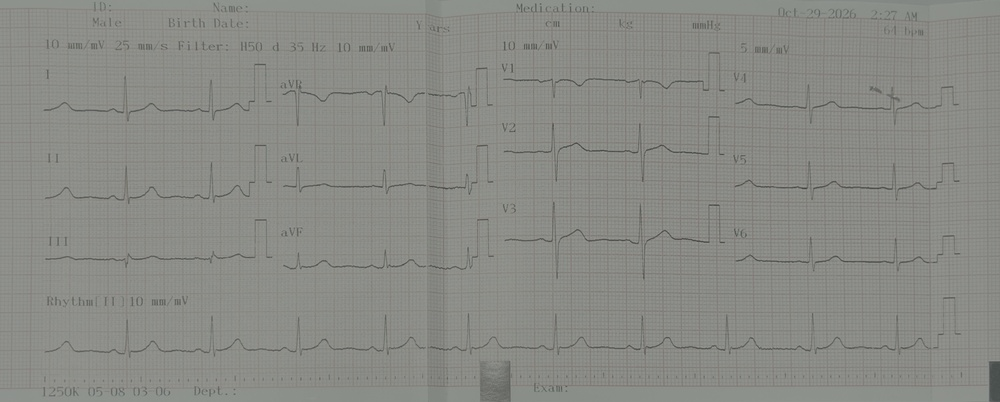
#> input picture benchmark/images/IMG_1394.jpg, 1000 x 402 px, shrunk from 2979 x 1198 before the run
$ python -i rpeak_review.py   (imports and definitions only)
#> lines starting #> are read from the running program, lines starting #| are printed output that depends on the picture; after the words box and inside, x2 and y2 are one past the last pixel; in counts of white or black regions, pixels touching at a corner belong together
#> further down, picture is the input picture: PIL image 1000x402 RGB; mean R, G, B 137.6, 138.8, 133.7
"""ECG Core 1.5.2: research-only R-peak proposals and independent human references.

Never interpret a steep ink shaft as a verified R peak. Supports inverted QRS
by using absolute local contrast; no RR periodicity or clinical interval output.
"""
from __future__ import annotations

from copy import deepcopy
import math
from typing import Any

import cv2
import numpy as np
from PIL import Image, ImageDraw

VERSION = 'ecg-core-v1.5.2-r-peak-review'


def _smooth(a: np.ndarray, size: int) -> np.ndarray:
    size = max(3, int(size) | 1)
    return cv2.GaussianBlur(a.astype(np.float32).reshape(1, -1), (size, 1), 0).ravel()


def independent_rpeak_proposals(image: Image.Image, *, limit: int = 100) -> dict[str, Any]:
    """Image-derived recovery hints, not verified QRS or rhythm measurements.

    Detect narrow, high-contrast vertical features with a local-background
    subtraction, retaining both positive and negative deflections. Long full-
    height strokes, paper grid and near-edge columns carry rejection flags.
    The algorithm intentionally refuses to assert clinical R-peak labels.
    """
#> called with limit = 100
    im = np.asarray(image.convert('L'), dtype=np.float32)
    h, w = im.shape
#> h = 402; w = 1000
    if h < 25 or w < 80:
        raise ValueError('ROI is too small')
    # Horizontally remove slow background; keep steep black or white deflections.
    gray = np.clip(im, 0, 255).astype(np.uint8)
    background = cv2.GaussianBlur(gray, (0, 0), sigmaX=max(8, w / 70), sigmaY=2)
    residual = np.clip(background.astype(np.float32) - im, 0, 255)
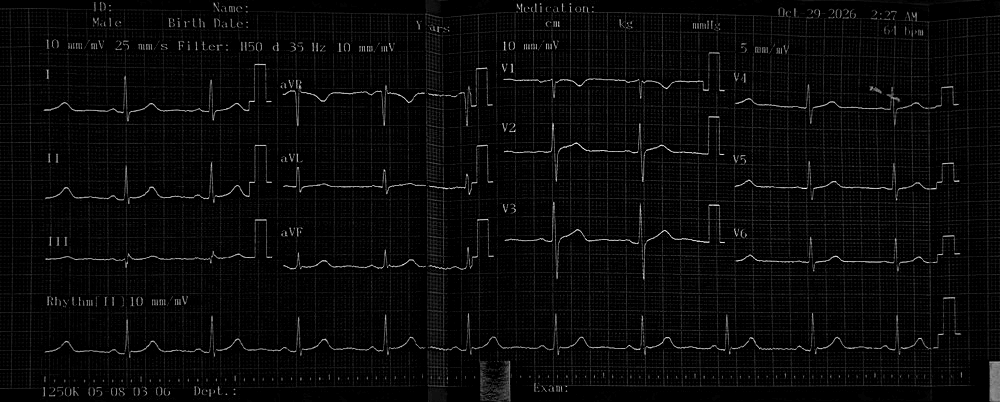
#> residual: shape (402, 1000) float32; min 0, max 62, mean 2.1; drawn with min black and max white
    # Prefer longitudinal evidence without requiring a positive R polarity.
    local = np.percentile(residual, 82, axis=1, keepdims=True)
#> local = 402 values, max 20 at index 347, min 0 at index 2, mean 3.67
    threshold = np.maximum(8., local * .8)
#> threshold = 402 values, max 16 at index 347, min 8 at index 0, mean 8.05
    dark = (residual >= threshold).astype(np.uint8)
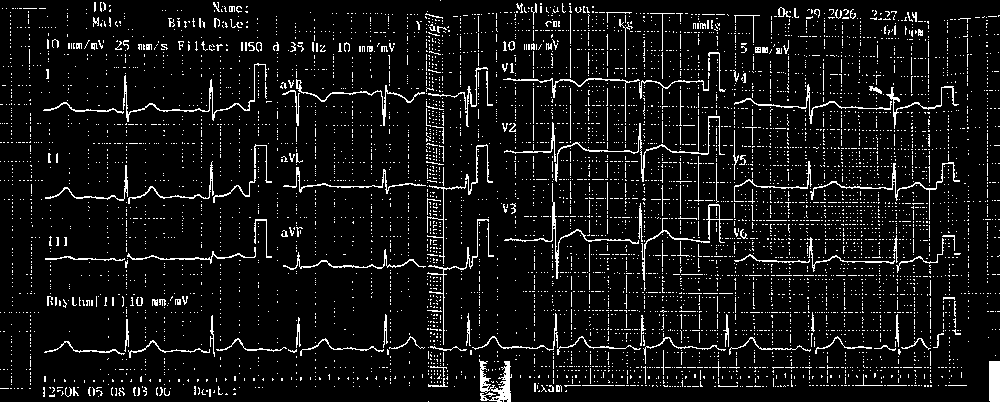
#> dark: shape (402, 1000); values 0 (black) and 1 (white), 7.4% white in thin lines or dots
    vert = cv2.morphologyEx(dark, cv2.MORPH_OPEN, np.ones((max(3, h // 18), 1), np.uint8))
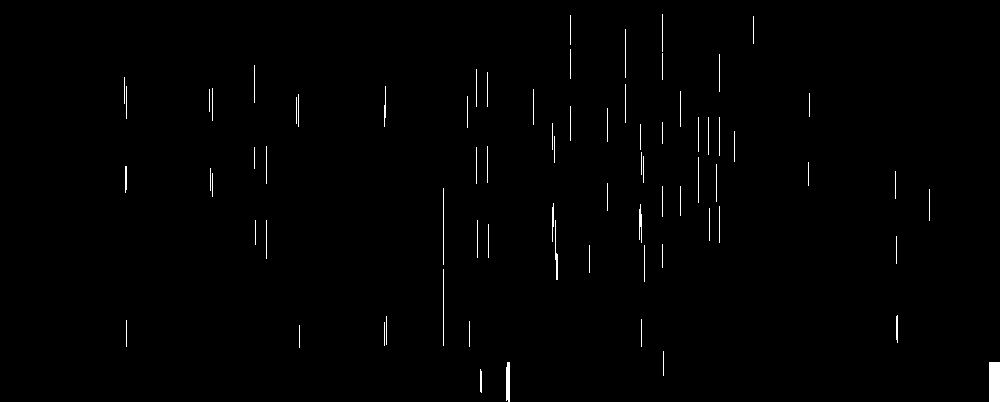
#> vert: shape (402, 1000); values 0 (black) and 1 (white), 0.79% white in thin lines or dots, all inside (x1, y1, x2, y2) = (124, 14, 1000, 402)
    support = np.mean(vert > 0, axis=0).astype(np.float32)
#> support = 1000 values, max 0.383 at index 443, min 0 at index 0, mean 0.00792
    # Penalize long straight grid/calibration columns rather than deleting them.
    contrast = np.percentile(residual, 94, axis=0).astype(np.float32)
#> contrast = 1000 values, max 31.94 at index 992, min 0 at index 424, mean 7.81
    novelty = _smooth(contrast / 50. + support, 5)
#> novelty = 1000 values, max 0.729 at index 993, min 0.0422 at index 423, mean 0.164
    baseline = _smooth(novelty, max(15, w // 29))
#> baseline = 1000 values, max 0.661 at index 999, min 0.0848 at index 0, mean 0.164
    score = np.maximum(0, novelty - .85 * baseline)
#> score = 1000 values, max 0.315 at index 297, min 0 at index 14, mean 0.033
    positive = score[score > 0]
#> positive = 646 values, max 0.315 at index 191, min 5.79e-05 at index 370, mean 0.0511
    cutoff = max(.19, float(np.quantile(positive, .72)) if positive.size else 100.)
#> cutoff = 0.19
    separation = max(6, w // 110)  # Only suppress duplicate pixel strokes; never RR regularization.
#> separation = 9
    margin = max(8, int(w * .018))
#> margin = 18
    peaks = []
    for x in range(margin, w - margin):
        window = score[max(0, x-separation):min(w, x+separation+1)]
        if score[x] >= cutoff and score[x] >= window.max() and x == max(0, x-separation) + int(window.argmax()):
            peaks.append(x)
#> after the loop, peaks = [126, 211, 266, 297, 385, 443, 487, 508, 553, 641, 662, 719, 896]
    peaks = sorted(peaks, key=lambda x: score[x], reverse=True)
#> peaks = [297, 126, 385, 641, 553, 211, 896, 508, 443, 487, 719, 662, 266]
    keep = []
    for x in peaks:
        if all(abs(x-y) >= separation for y in keep):
            keep.append(x)
#> this loop made 13 passes
#> x on passes 1 to 12: 297, 126, 385, 641, 553, 211, 896, 508, 443, 487, 719, 662
#> after the loop, keep has the same summary as peaks
    keep = sorted(keep)[:limit]
#> keep = [126, 211, 266, 297, 385, 443, 487, 508, 553, 641, 662, 719, 896]
    output=[]
    for x in keep:
        # Localization y is a dark-pixel coordinate, not an ECG baseline/peak annotation.
        lo, hi = max(0,x-2), min(w,x+3)
        col = residual[:,lo:hi]
        yy, _ = np.unravel_index(int(np.argmax(col)), col.shape)
        flags=[]
        if support[x] > .68: flags.append('extended_vertical_stroke_possible')
        if x < 2*margin or x > w-2*margin: flags.append('near_roi_edge')
        if np.mean(dark[:,x]) > .7: flags.append('grid_or_calibration_possible')
        output.append({'hint_id':f'H{len(output)+1:03d}', 'x_pixel':int(x),
                       'y_pixel':int(yy), 'strength_heuristic':round(float(score[x]),4),
                       'flags':flags, 'status':'UNVERIFIED_IMAGE_HINT'})
#> this loop made 13 passes
#> (x, lo, hi, yy) on passes 1 to 12: (126, 124, 129, 254), (211, 209, 214, 165), (266, 264, 269, 64), (297, 295, 300, 186), (385, 383, 388, 170), (443, 441, 446, 188), (487, 485, 490, 219), (508, 506, 511, 151), (553, 551, 556, 125), (641, 639, 644, 277), (662, 660, 665, 231), (719, 717, 722, 242)
#> after the loop, output = 13 items
    return {'version':VERSION, 'status':'REVIEW', 'hints':output,
            'hint_count':len(output), 'roi_size':[w,h],
            'notes':['No RR regularization or positive-QRS requirement.',
                     'Hints may represent grid, T wave, artifact, or QRS.',
                     'These hints MUST NOT be counted as detected heartbeats.']}


# [111 lines left out: functions add_reference_point, match_references, mark_overlay, event_rpeak_localization, not called in this run]

>>> from PIL import Image
>>> picture = Image.open('../benchmark/images/IMG_1394.jpg')
>>> result = independent_rpeak_proposals(picture)
#> result = 6 items
